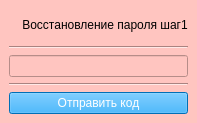
<?xml version="1.0" encoding="UTF-8"?>
<ui version="4.0">
 <class>choose</class>
 <widget class="QMainWindow" name="choose">
  <property name="geometry">
   <rect>
    <x>0</x>
    <y>0</y>
    <width>190</width>
    <height>123</height>
   </rect>
  </property>
  <property name="windowTitle">
   <string>MainWindow</string>
  </property>
  <property name="styleSheet">
   <string notr="true">background-color: rgb(255, 197, 192);
color: rgb(255, 255, 255);</string>
  </property>
  <widget class="QWidget" name="centralwidget">
   <layout class="QVBoxLayout" name="verticalLayout_2">
    <item>
     <widget class="QLabel" name="label">
      <property name="styleSheet">
       <string notr="true">color: rgb(0, 0, 0);</string>
      </property>
      <property name="text">
       <string>    Восстановление пароля шаг1</string>
      </property>
     </widget>
    </item>
    <item>
     <widget class="Line" name="line">
      <property name="orientation">
       <enum>Qt::Horizontal</enum>
      </property>
     </widget>
    </item>
    <item>
     <widget class="QLineEdit" name="lineEdit"/>
    </item>
    <item>
     <widget class="Line" name="line_2">
      <property name="orientation">
       <enum>Qt::Horizontal</enum>
      </property>
     </widget>
    </item>
    <item>
     <widget class="QPushButton" name="pushButton_6">
      <property name="styleSheet">
       <string notr="true">background-color: rgb(0, 156, 255);</string>
      </property>
      <property name="text">
       <string>Отправить код</string>
      </property>
     </widget>
    </item>
   </layout>
  </widget>
 </widget>
 <resources/>
 <connections/>
</ui>
